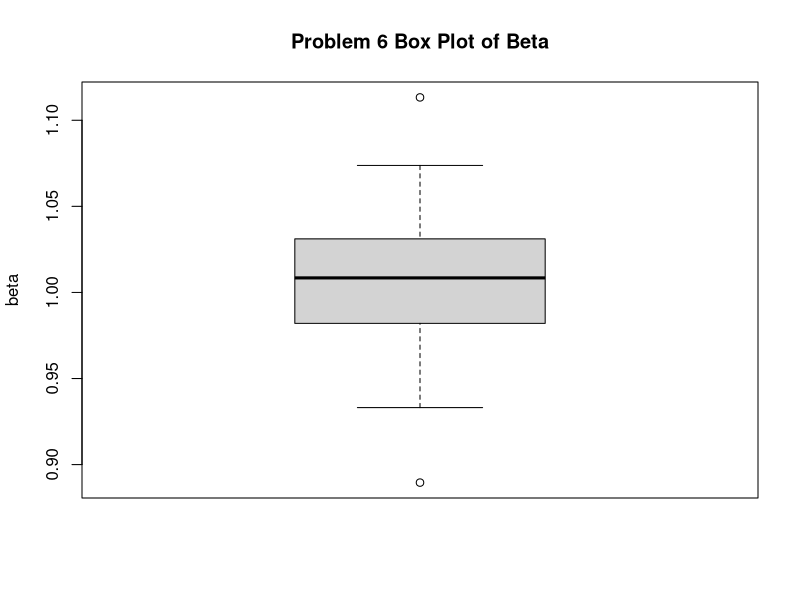
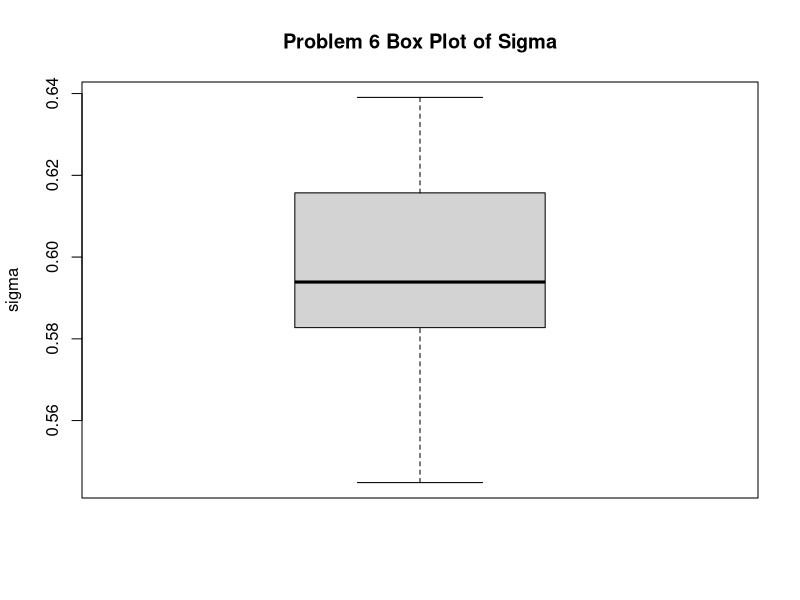

R code for these plots, in order:

#The likelihood function for a two column data set where data is censored below C
#In: C, sigma, beta, xVec, yVec
#Out: likelihood
tobitLogLike = function(beta, sigma, cutoff, xVec, yVec) {
    minLike = -10 ^ 8;
    #minimum likelihood to prevent -inf results
    singleLike = function(x, y)
        log(if (y > cutoff) dnorm(y - beta * x, 0, sigma) else pnorm(cutoff - beta * x, 0, sigma));
    return(max(sum(mapply(singleLike, xVec, yVec)), minLike));
}

#The gradiant of the tobit likelihood function for a two column data set where data is censored below C
#In: C, sigma, beta, xVec, yVec
#Out: gradient of the tobit likelihood
tobitGradLogLike = function(beta, sigma, cutoff, xVec, yVec) {
    minLike = -10 ^ 8;
    #minimum likelihood to prevent -inf results
    singleGrad = function(x, y) matrix(
            if (y > cutoff) c(x * (y - beta * x) / sigma ^ 2, (y - beta * x) ^ 2 / sigma ^ 3 - 1 / sigma)
            else c(0, - x / sigma ^ 2 * dnorm( - x / sigma) / pnorm( - x / sigma)), ncol = 2);
            #calculates one value for the likelihood

    return(apply(mapply(singleGrad, xVec, yVec),1, function(x) max(sum(x), minLike)));
}


#Simulates y|x provided that y|x is normally distributed about beta*x
#In: alpha, beta, sigma, a vector of x values, (optional) a cutoff for censored values
#Out: a vector of simulated y values
simLinYData = function(alpha, beta, sigma, xVec, cutOff) {
    if (missing(cutOff)) 
        return(mapply(function(x, e) alpha + beta * x + sigma * e, xVec, rnorm(length(xVec))));
    return(mapply(function(x, e) max(alpha + beta * x + sigma * e,cutOff), xVec, rnorm(length(xVec))));
}

##########################Problem 6 Entry Point##########################
#define the simulation parameters
numVals = 1000;
numSampleSets = 50;

#boundaries for optimization
sigmaMin = 0.1;
sigmaMax = 2;
betaMin = -3;
betaMax = 3;

# the true population paramaters
betaPop = 1;
sigmaPop = 0.6;
alphaPop = 0;

#create a matrix of x values
xVector = runif(numVals, -1, 1); 

#simulate the y values for each sample set
yVectors = apply(matrix(rep(xVector, numSampleSets), nrow = numVals, ncol = numSampleSets),
2, function(x) simLinYData(alphaPop, betaPop, sigmaPop, x, 0));

#simulate the maximum likelihood for each data set

optimFunc = function(y) optim(c(.5, .5), function(betaSigma) -tobitLogLike(betaSigma[1], betaSigma[2], 0,xVector, y),
    function(betaSigma) - tobitGradLogLike(betaSigma[1], betaSigma[2], 0, xVector, y), 
    method = "L-BFGS-B", lower = c(betaMin, sigmaMin), upper = c(betaMax, sigmaMax));

mleResults = apply(yVectors, 2, optimFunc);

mleParResults = matrix(NA, numSampleSets, 2)
for (j in 1:numSampleSets) {
    mleParResults[j,] = mleResults[[j]]$par;
}

#boxplots
boxplot(mleParResults[, 1], main = "Problem 6 Box Plot of Beta", ylab = "beta");
boxplot(mleParResults[, 2], main = "Problem 6 Box Plot of Sigma", ylab = "sigma");






